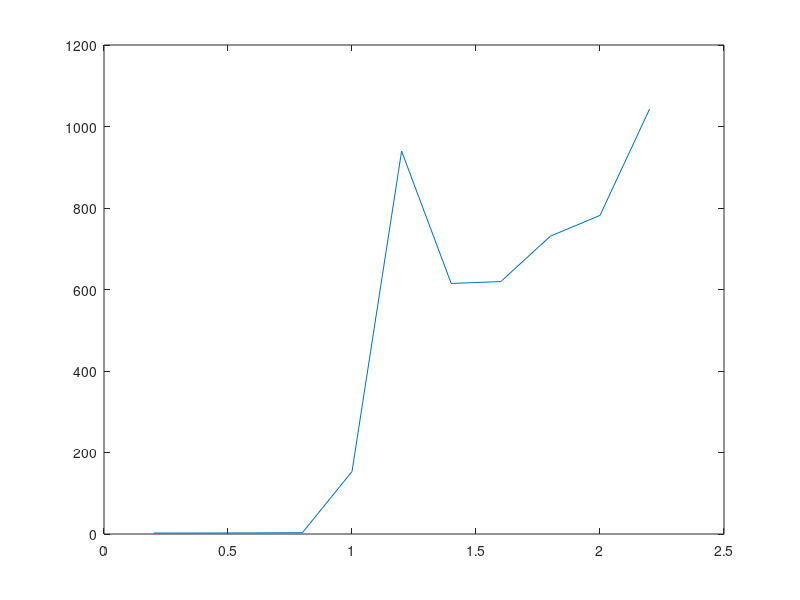
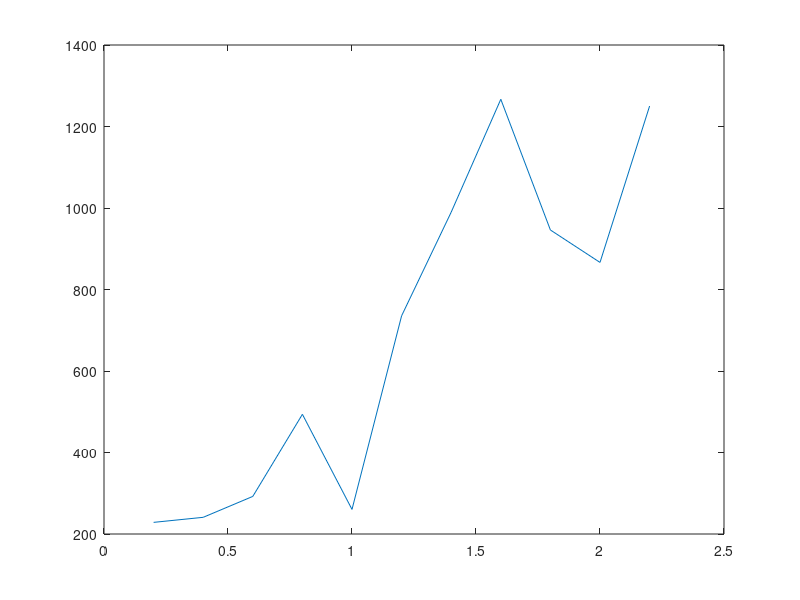

The MATLAB source for these figures, in order: (Note: this script raises an error after producing the figures.)
x1 = [0.2
0.4
0.6
0.8
1
1.2
1.4
1.6
1.8
2
2.2
];

y1 = [2.34
2.45
2.67
3.26
153.21
939.53
614.89
619.42
730.91
781.84
1042.9
];

y2 = [228.56
240.94
292.26
493.73
260.35
735.39
989.84
1266.8
946.04
866.48
1250.2
];

y3 = [11.73
12.06
12.31
11.93
10.89
9.9
9.89
13.01
17.32
23.5
30.7
];
figure;
plot(x1,y1);
figure;
plot(x1,y2);
yyaxis right;
plot(x1,y3);
